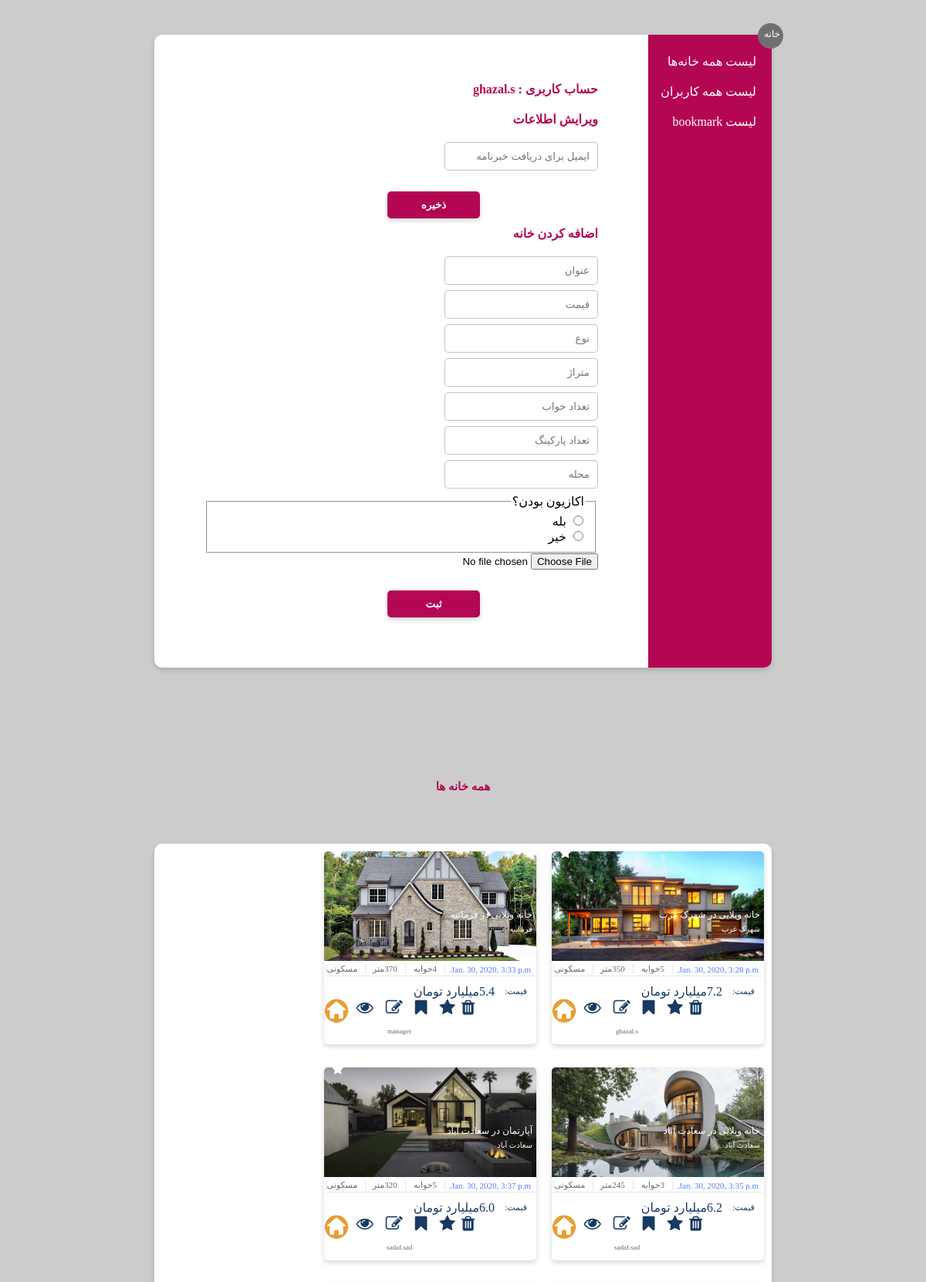
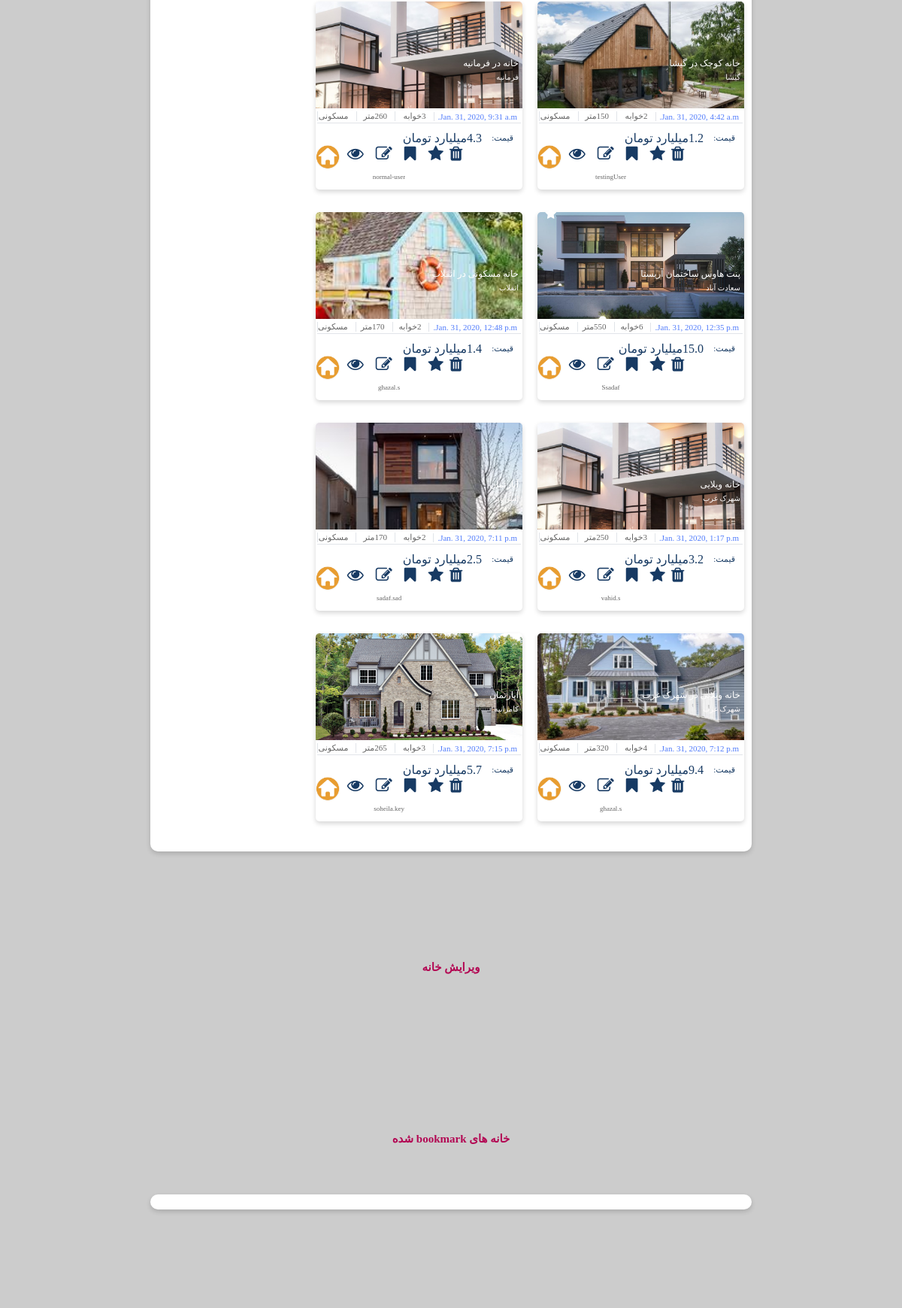
Page /homes/allHomes (signed in, upper part) on the committed database (2 pictures, top to bottom).
### homes/models.py (models this page shows)
class Housing(models.Model):
    title = models.CharField(max_length=200)
    price = models.FloatField()
    type = models.CharField(max_length=50)
    area = models.IntegerField()
    bedrooms = models.IntegerField()
    parkings = models.IntegerField()
    locality = models.CharField(max_length=200)
    created_at = models.DateTimeField(auto_now_add=True)
    pic = models.CharField(max_length=200 ,null=True)
    estate = models.CharField(max_length=50)
    star = models.BooleanField(default=False)

### homes/views.py (the view)
# urls.py: path('allHomes', views.showAllHomes, name='allHomes'),
def showAllHomes(request):
    h = Housing.objects.all()
    usernameHome = None
    if request.user.is_authenticated:
        usernameHome = request.user.username
    gotodiv = 'sec4HeadHome'
    return render(request, 'manager.html', {'results': h, 'username': usernameHome, 'jump': gotodiv})

### homes/templates/manager.html (shortened to what this page needs)
{% load static %}
<!DOCTYPE html PUBLIC "-//W3C//DTD XHTML 1.0 Strict//EN" "http://www.w3.org/TR/xhtml1/DTD/xhtml1-strict.dtd">
<html xmlns="http://www.w3.org/1999/xhtml">
        <head>
                <link rel="stylesheet"
          href="https://cdnjs.cloudflare.com/ajax/libs/font-awesome/4.7.0/css/font-awesome.min.css"/>
                <link rel="stylesheet" href={% static "CSS/managerUserStyle.css" %} />
        </head>
        <body>
            <div id="background">
                <div class="infoPage" style="height: 820px;margin-top: 45px;margin-bottom: 45px">
                    <div id="cancelButton" >
                        <a href={% url 'index' %} style="font-size: 12px; color: white; text-decoration: none;width: 100%;margin-left: auto;margin-right: 4px; margin-top: 7px;display: block;">خانه</a>
                    </div>
                    <div id="sidebar" style="position:relative;">
                        <a  href={% url "allHomes" %} id="headerForForm" style="color:white;padding-top: 10px;padding-right: 20px;position: relative;top: 25px;cursor: pointer;text-decoration: none;">لیست همه خانه‌ها</a>
                        <a  href={% url "allUsers" %} id="headerForForm" style="color:white;padding-top: 10px;padding-right: 20px;position: relative;top: 45px;cursor: pointer;text-decoration: none;">لیست همه کاربران</a>
                        <a  href={% url "bookmarks" %} id="headerForForm" style="font-size:16px;color:white;padding-top: 10px;padding-right: 20px;position: relative;top: 65px;cursor: pointer;text-decoration: none;">لیست bookmark</a>
                    </div>
                    <div id="formBar">
                        <div id="form">
                            <div class="selectionBar">
                                <h1 id="headerForForm">حساب کاربری : {{ username }}</h1>
                                <form method="POST" action="changeEmail">
                                <h1 id="headerForForm">ویرایش اطلاعات</h1>
                                <div id="completionForm">
                                    <div class="input">
                                            <input class="text" placeholder="ایمیل برای دریافت خبرنامه" type="text" name="newEmail" value="" required />
                                    </div>
                                    <button class="form-submit-button" type="submit" >ذخیره</button>
                                </div>
                                </form>
                            </div>
                            <div class="selectionBar">
                                <form method="POST" action="addHouse">
                                <h1 id="headerForForm">اضافه کردن خانه</h1>
                                <div id="completionForm">
                                    <div class="input">
                                            <input class="text" placeholder="عنوان" type="text" name="hometitle" value="" required />
                                    </div>
                                    <div class="input">
                                            <input class="text" placeholder="قیمت" type="text" name="homeprice" value="" required />
                                    </div>
                                    <div class="input">
                                            <input class="text" placeholder="نوع" type="text" name="hometype" value="" required />
                                    </div>
                                    <div class="input">
                                            <input class="text" placeholder="متراژ" type="text" name="homearea" value="" required />
                                    </div>
                                    <div class="input">
                                            <input class="text" placeholder="تعداد خواب" type="text" name="homebedrooms" value="" required />
                                    </div>
                                    <div class="input">
                                            <input class="text" placeholder="تعداد پارکینگ" type="text" name="homeparkings" value="" required />
                                    </div>
                                    <div class="input">
                                            <input class="text" placeholder="محله" type="text" name="homelocality" value="" required />
                                    </div>
                                    <fieldset>
                                    <legend>اکازیون بودن؟</legend>
                                    <input type="radio" name="homestar" value="True" /> بله <br />
                                    <input type="radio" name="homestar" value="False" /> خیر <br />
                                     </fieldset>                                   <div class="input">
                                            <input type="file" placeholder="عکس" name="homepic" accept="image/*">
                                    </div>
                                    <button class="form-submit-button" type="submit" >ثبت</button>
                                </div>
                                </form>
                            </div>
                        </div>
                    </div>
                </div>
            <div id="sec4HeadHome" style="margin-top: 100px">همه خانه ها </div>
                <div class="infoPage" style="margin-top: 45px;margin-bottom: 45px">
                    <div id="sec4Grid" >
                    {% for result in results %}
                     <div class="sec4Cards">
                        <div class="sec4Imgs"
                             style="background-image: url({{ result.pic}});">
                            <div class="sec4ImgsInfo">
                                <div>{{ result.title }}</div>
                            </div>
                            <div class="sec4ImgsInfo2">
                                <div>{{ result.locality }}</div>
                            </div>
                            {% if result.star %}
                                <div class="fa fa-star" style="color: white;position: relative;right: 250px;top:-40px;font-size: 16px"></div>
                            {% endif %}
                        </div>
                        <div class="sec4Info">
                            <div class="sec4details">
                                <div class="bluedetails4">
                                   <div >{{ result.created_at }}</div>
                                </div>
                                <div class="details4">
                                    <div>{{ result.bedrooms }}خوابه</div>
                                </div>
                                <div class="details4">
                                    <div>{{result.area}}متر </div>
                                </div>
                                <div class="details4">
                                    <div>{{ result.type }}</div>
                                </div>
                            </div>
                            <div class="sec4Price">
                                <div class="priceTex4">
                                    <div class="details42">
                                        <div class="details42small">قیمت:</div>
                                        <div>{{ result.price }}میلیارد تومان </div>
                                    </div>
                                </div>
                                <div class="sec4LogoDiv" style="flex-direction: column">
                                    <div style="display: flex;flex-direction: row">
                                    <a class="fa fa-trash singleAction"  href="{% url 'deleteHousing' select=result.id %}"  aria-hidden="true" style="color: #173a63;font-size: 22px;text-decoration: none "></a>
                                    <a class="fa fa-star singleAction"  href="{% url 'starHousing' select=result.id %}"  aria-hidden="true" style="color: #173a63;font-size: 22px; margin-right: 8px;margin-left: 8px;text-decoration: none "></a>
                                    <a class="fa fa-bookmark singleAction"  href="{% url 'bookmarkHousing' select=result.id %}"  aria-hidden="true" style="color: #173a63;font-size: 22px; margin-right: 8px;margin-left: 8px;text-decoration: none "></a>
                                    <a class="fa fa-edit singleAction"  href="{% url 'editHousing' select=result.id %}"  aria-hidden="true" style="color: #173a63;font-size: 22px; margin-right: 8px;margin-left: 8px;text-decoration: none "></a>
                                    <a class="fa fa-eye singleAction"  href="{% url 'showSpecificHouse' select=result.id %}"  aria-hidden="true" style="color: #173a63;font-size: 22px; margin-right: 8px;margin-left: 10px;text-decoration: none "></a>
                                        <img class="sec4Logo" src="/static/homeImgs/homeEstate.png">
                                    </div>
                                    <span class="sec4LogoText">{{ result.estate }}</span></div>
                            </div>
                        </div>
                    </div>
                    {% endfor %}
                </div>
                </div>
            <div id="sec4HeadEdit" style="margin-top: 100px">ویرایش خانه </div>
                <div id="sec4Head‌Bookmark" style="margin-top: 100px">خانه های bookmark شده</div>
                <div class="infoPage" style="margin-top: 45px;margin-bottom: 45px">
                </div>
            </div>
        </body>
</html>

### rows in the picture
Housing: pic (picture), title "خانه ویلایی در شهرک غرب", locality "شهرک غرب", star True (drawn), created_at "Jan. 30, 2020, 3:28 p.m.", bedrooms "5", area "350", type "مسکونی", price "7.2", estate "ghazal.s"
Housing: pic (picture), title "خانه ویلایی در فرمانیه", locality "فرمانیه", star True (drawn), created_at "Jan. 30, 2020, 3:33 p.m.", bedrooms "4", area "370", type "مسکونی", price "5.4", estate "manager"
Housing: pic (picture), title "خانه ویلایی در سعادت آباد", locality "سعادت آباد", created_at "Jan. 30, 2020, 3:35 p.m.", bedrooms "3", area "245", type "مسکونی", price "6.2", estate "sadaf.sad"
Housing: pic (picture), title "آپارتمان در سعادت آباد", locality "سعادت آباد", star True (drawn), created_at "Jan. 30, 2020, 3:37 p.m.", bedrooms "5", area "320", type "مسکونی", price "6.0", estate "sadaf.sad"
Housing: pic (picture), title "خانه کوچک در گیشا", locality "گیشا", created_at "Jan. 31, 2020, 4:42 a.m.", bedrooms "2", area "150", type "مسکونی", price "1.2", estate "testingUser"
Housing: pic (picture), title "خانه در فرمانیه", locality "فرمانیه", created_at "Jan. 31, 2020, 9:31 a.m.", bedrooms "3", area "260", type "مسکونی", price "4.3", estate "normal-user"
Housing: pic (picture), title "پنت هاوس ساختمان آریستا", locality "سعادت آباد", star True (drawn), created_at "Jan. 31, 2020, 12:35 p.m.", bedrooms "6", area "550", type "مسکونی", price "15.0", estate "Ssadaf"
Housing: pic (picture), title "خانه مسکونی در انقلاب", locality "انقلاب", created_at "Jan. 31, 2020, 12:48 p.m.", bedrooms "2", area "170", type "مسکونی", price "1.4", estate "ghazal.s"
Housing: pic (picture), title "خانه ویلایی", locality "شهرک غرب", created_at "Jan. 31, 2020, 1:17 p.m.", bedrooms "3", area "250", type "مسکونی", price "3.2", estate "vahid.s"
Housing: pic (picture), title "آپارتمان", locality "امیرآباد", created_at "Jan. 31, 2020, 7:11 p.m.", bedrooms "2", area "170", type "مسکونی", price "2.5", estate "sadaf.sad"
Housing: pic (picture), title "خانه ویلایی در شهرک غرب", locality "شهرک غرب", created_at "Jan. 31, 2020, 7:12 p.m.", bedrooms "4", area "320", type "مسکونی", price "9.4", estate "ghazal.s"
Housing: pic (picture), title "آپارتمان", locality "کامرانیه", created_at "Jan. 31, 2020, 7:15 p.m.", bedrooms "3", area "265", type "مسکونی", price "5.7", estate "soheila.key"

### other values in the picture
{{ username }} "ghazal.s"
